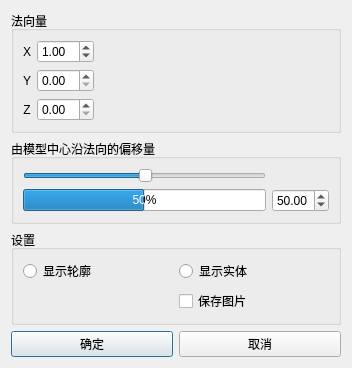
<?xml version="1.0" encoding="UTF-8"?>
<ui version="4.0">
 <class>Dialog_CrossPlan</class>
 <widget class="QDialog" name="Dialog_CrossPlan">
  <property name="windowModality">
   <enum>Qt::ApplicationModal</enum>
  </property>
  <property name="geometry">
   <rect>
    <x>0</x>
    <y>0</y>
    <width>352</width>
    <height>315</height>
   </rect>
  </property>
  <property name="sizePolicy">
   <sizepolicy hsizetype="Fixed" vsizetype="Fixed">
    <horstretch>0</horstretch>
    <verstretch>0</verstretch>
   </sizepolicy>
  </property>
  <property name="minimumSize">
   <size>
    <width>0</width>
    <height>0</height>
   </size>
  </property>
  <property name="maximumSize">
   <size>
    <width>16777215</width>
    <height>16777215</height>
   </size>
  </property>
  <property name="windowTitle">
   <string>截面</string>
  </property>
  <layout class="QGridLayout" name="gridLayout_4">
   <item row="0" column="0">
    <widget class="QGroupBox" name="groupBox">
     <property name="title">
      <string>法向量</string>
     </property>
     <layout class="QGridLayout" name="gridLayout_3">
      <item row="0" column="0">
       <widget class="QLabel" name="label_X">
        <property name="text">
         <string>X</string>
        </property>
        <property name="alignment">
         <set>Qt::AlignCenter</set>
        </property>
       </widget>
      </item>
      <item row="1" column="1">
       <widget class="QDoubleSpinBox" name="doubleSpinBox_Y"/>
      </item>
      <item row="2" column="1">
       <widget class="QDoubleSpinBox" name="doubleSpinBox_Z"/>
      </item>
      <item row="0" column="1">
       <widget class="QDoubleSpinBox" name="doubleSpinBox_X">
        <property name="value">
         <double>1.000000000000000</double>
        </property>
       </widget>
      </item>
      <item row="2" column="0">
       <widget class="QLabel" name="label_Z">
        <property name="text">
         <string>Z</string>
        </property>
        <property name="alignment">
         <set>Qt::AlignCenter</set>
        </property>
       </widget>
      </item>
      <item row="1" column="0">
       <widget class="QLabel" name="label_Y">
        <property name="text">
         <string>Y</string>
        </property>
        <property name="alignment">
         <set>Qt::AlignCenter</set>
        </property>
       </widget>
      </item>
      <item row="0" column="2">
       <spacer name="horizontalSpacer">
        <property name="orientation">
         <enum>Qt::Horizontal</enum>
        </property>
        <property name="sizeHint" stdset="0">
         <size>
          <width>40</width>
          <height>20</height>
         </size>
        </property>
       </spacer>
      </item>
     </layout>
    </widget>
   </item>
   <item row="1" column="0">
    <widget class="QGroupBox" name="groupBox_2">
     <property name="title">
      <string>由模型中心沿法向的偏移量</string>
     </property>
     <layout class="QGridLayout" name="gridLayout_2">
      <item row="0" column="0">
       <widget class="QSlider" name="horizontalSlider">
        <property name="value">
         <number>50</number>
        </property>
        <property name="orientation">
         <enum>Qt::Horizontal</enum>
        </property>
       </widget>
      </item>
      <item row="1" column="0">
       <widget class="QProgressBar" name="progressBar">
        <property name="value">
         <number>50</number>
        </property>
       </widget>
      </item>
      <item row="1" column="1">
       <widget class="QDoubleSpinBox" name="doubleSpinBox_progress">
        <property name="value">
         <double>50.000000000000000</double>
        </property>
       </widget>
      </item>
     </layout>
    </widget>
   </item>
   <item row="2" column="0">
    <widget class="QGroupBox" name="groupBox_3">
     <property name="title">
      <string>设置</string>
     </property>
     <layout class="QGridLayout" name="gridLayout">
      <item row="0" column="0">
       <widget class="QRadioButton" name="radioButton_outline">
        <property name="text">
         <string>显示轮廓</string>
        </property>
       </widget>
      </item>
      <item row="0" column="1">
       <widget class="QRadioButton" name="radioButton_object">
        <property name="text">
         <string>显示实体</string>
        </property>
       </widget>
      </item>
      <item row="1" column="1">
       <widget class="QCheckBox" name="checkBox_savePic">
        <property name="text">
         <string>保存图片</string>
        </property>
       </widget>
      </item>
     </layout>
    </widget>
   </item>
   <item row="3" column="0">
    <layout class="QHBoxLayout" name="horizontalLayout_okAndCancel">
     <property name="sizeConstraint">
      <enum>QLayout::SetFixedSize</enum>
     </property>
     <item>
      <widget class="QPushButton" name="pushButton_ok">
       <property name="text">
        <string>确定</string>
       </property>
      </widget>
     </item>
     <item>
      <widget class="QPushButton" name="pushButton_cancel">
       <property name="text">
        <string>取消</string>
       </property>
      </widget>
     </item>
    </layout>
   </item>
  </layout>
 </widget>
 <tabstops>
  <tabstop>doubleSpinBox_X</tabstop>
  <tabstop>doubleSpinBox_Y</tabstop>
  <tabstop>doubleSpinBox_Z</tabstop>
  <tabstop>horizontalSlider</tabstop>
  <tabstop>doubleSpinBox_progress</tabstop>
  <tabstop>radioButton_outline</tabstop>
  <tabstop>radioButton_object</tabstop>
  <tabstop>checkBox_savePic</tabstop>
  <tabstop>pushButton_ok</tabstop>
  <tabstop>pushButton_cancel</tabstop>
 </tabstops>
 <resources/>
 <connections/>
</ui>
